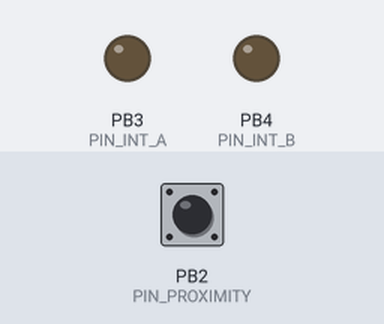
Recording of a program running on a simulated ATtiny85, built with avr-gcc and run on an emulated ATtiny85. Shown: output pins drawn as LEDs (lit = HIGH). Inputs (shaded band) come from the test bench; at power-on: PB2 (PIN_PROXIMITY) HIGH.

Above: at 2.2 s.
2.3 s: PB2 (PIN_PROXIMITY) pulled LOW for 0.15 s
At 3.3 s:
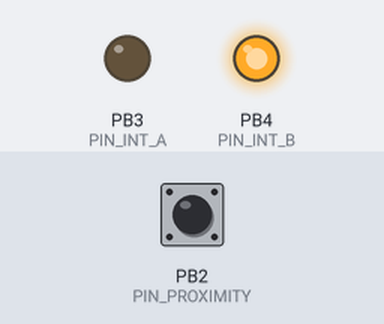
5.4 s: PB2 (PIN_PROXIMITY) pulled LOW for 3.2 s
At 12.9 s:
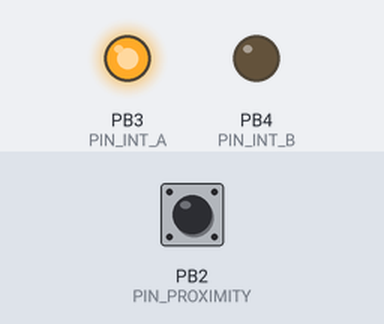
Timing chart, 0 to 16.1 s (numbered marks = the images above; inputs shaded):
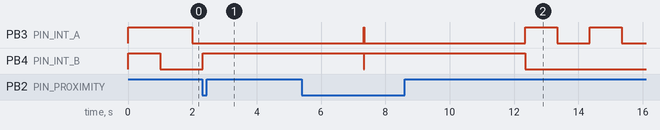

The program:

main.cpp
```cpp
#include <Arduino.h>
#include <SoftwareSerial.h>
#include <PinChangeInterrupt.h>

#define PIN_RX 1
#define PIN_TX 0
#define PIN_PROXIMITY 2
#define PIN_INT_A 3
#define PIN_INT_B 4

SoftwareSerial blueToothSerial(PIN_RX, PIN_TX); // RX, TX

uint32_t FI_MS = 0;


void setup() {
  OSCCAL += -6;

  // Setup the IO
  pinMode(PIN_PROXIMITY, INPUT_PULLUP);
  pinMode(PIN_INT_A,OUTPUT); digitalWrite(PIN_INT_A, LOW);
  pinMode(PIN_INT_B,OUTPUT); digitalWrite(PIN_INT_B, LOW);

  // Start the Serial
  blueToothSerial.begin(9600);

  // INIT
  digitalWrite(PIN_INT_A, HIGH);
  digitalWrite(PIN_INT_B, HIGH);
  delay(1000);
  digitalWrite(PIN_INT_A, LOW);
  digitalWrite(PIN_INT_B, LOW);

  FI_MS = millis();
}


void loop() {
  if(millis() - FI_MS < 1000){
    digitalWrite(PIN_INT_A, HIGH);
  }else if(millis() - FI_MS < 2000){
    digitalWrite(PIN_INT_A, LOW);
  }else{
    FI_MS = millis();
  }
  if(digitalRead(PIN_PROXIMITY) == LOW){
    blueToothSerial.println("3913;FI+STOPWATCH=1;");
    digitalWrite(PIN_INT_A, LOW);
    digitalWrite(PIN_INT_B, HIGH);
    delay(5000);
    digitalWrite(PIN_INT_B, LOW);
    FI_MS = millis();
  }
}
```

Measured:
- after the input at 2.3 s, PB3 (PIN_INT_A): stays LOW (without the input it goes to HIGH after 0.70 s); PB4 (PIN_INT_B): LOW → HIGH at once
